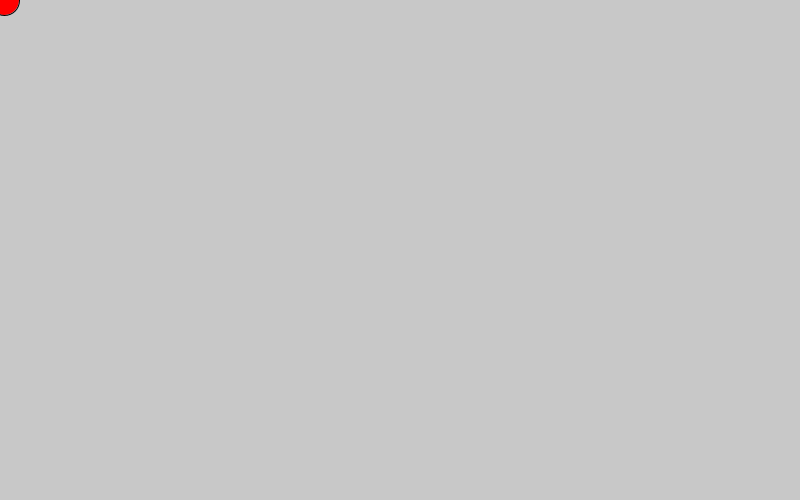
Frame 1 (no input)
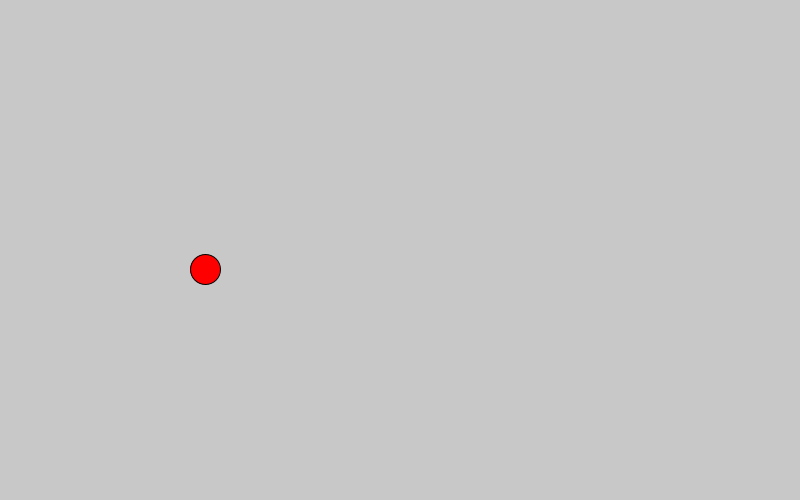
Frame 60 (the mouse pressed at the canvas centre just before this capture)
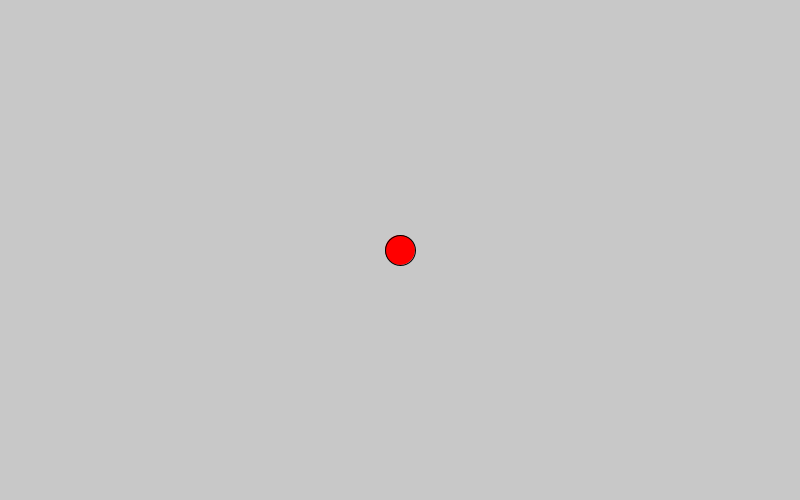
Frame 120 (the mouse held since frame 60 and released just before this capture)

The Processing sketch that drew these frames (run headless with seeded random() and noise(); from frame 60 on, the mouse is pressed at the canvas centre):

// Processing sketch: processing_101165
// ── processing_101165.pde

void setup () {
  size(800, 500);
}


float yPos;
float xPos;
float xSpeed = 4;
float ySpeed = 0.001;

void draw () {
  background(200, 200, 200);
  fill(255, 0, 0);
  ellipseMode(CENTER);
  if ((mousePressed) && (mouseY > (yPos - 50)) && (mouseY < (yPos + 50))) {
    ellipse(mouseX, mouseY, 30, 30);
    xPos = mouseX;
    yPos = mouseY;
    ySpeed = (mouseY - pmouseY)/1.5;
    xSpeed = (mouseX - pmouseX)/1.5;
  }
  else {
    ellipse(xPos + xSpeed, yPos + ySpeed, 30, 30);
    yPos = yPos + ySpeed;
    ySpeed = ySpeed + 0.5;
  }

  xPos = xPos + xSpeed;
  if (yPos > 485) {
    yPos = 484;
    ySpeed = -ySpeed + 3;
  }
  //ySpeed = ySpeed + 0.5;
  if (yPos < 5) {
    yPos = 6;
    ySpeed = -ySpeed - 3;
  }
  if (xPos > 790) {
    xPos = 789;
    xSpeed = -xSpeed + 3;
  }
  if (xPos < 5) {
    xPos = 6;
    xSpeed = -xSpeed - 3;
  }
  if (xSpeed > 0) {
    xSpeed = xSpeed/1.005;
    if (xSpeed < 0.0009) {
      xSpeed = 0;
    }
  }
  else if (xSpeed < 0) {
    xSpeed = xSpeed/1.005; 
    if (xSpeed > -0.0009) {
      xSpeed = 0;
    }
  }
}
